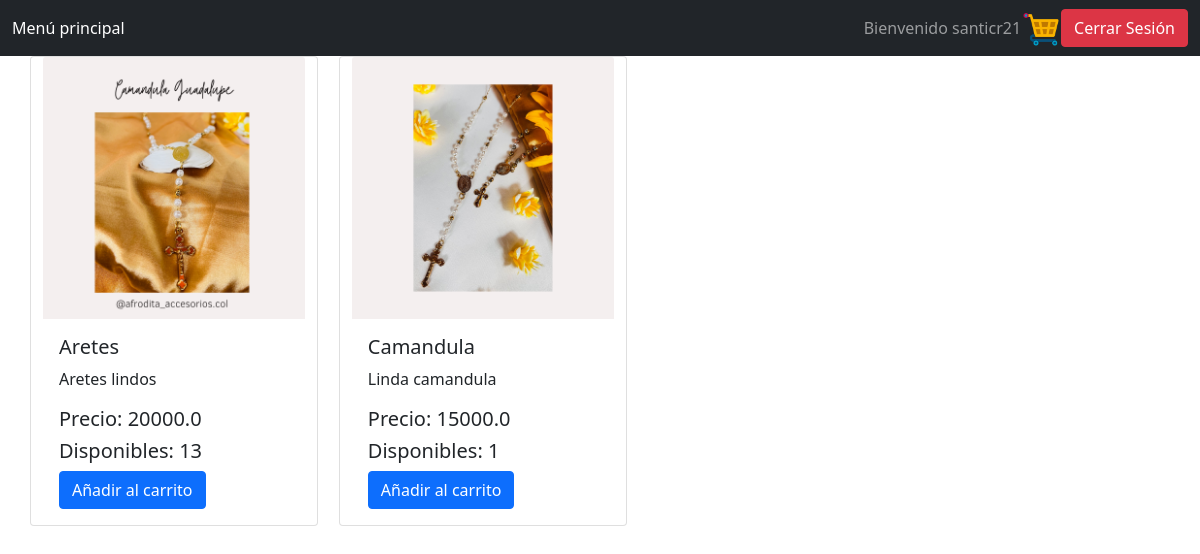
The app's page / (signed in), older data.
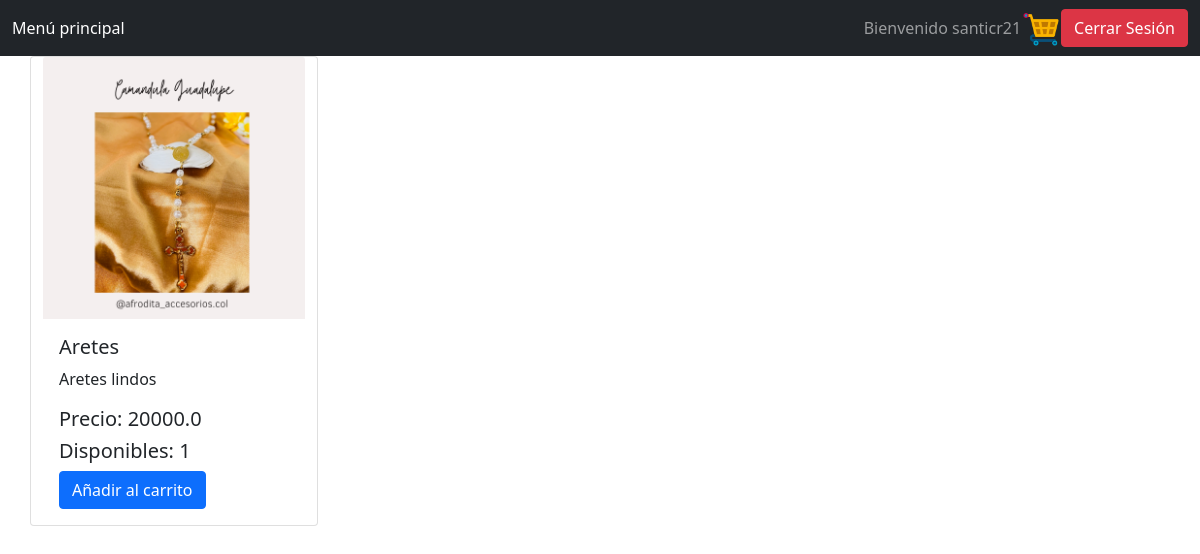
The same page, newer data.
### tables this page shows
CREATE TABLE Item (Id INTEGER PRIMARY KEY AUTOINCREMENT, Name TEXT, Quantity INT, Price REAL, Sold INT, Description TEXT, URL TEXT);

### app.py (the view)
@app.route('/')
def index():
    rows = readItem()
    flag = 0
    amount = 0
    user, admin = "", ""
    rows = list(map(list, rows))
    if "user" in session:
        user = session["user"]
        lst = readCart(user)
        lst = list(map(list, lst))
        for l in lst:
            ans = itemsToShow(l[1], l[2])
            for i in range(len(rows)):
                if rows[i][0] == l[1]:
                    rows[i][2] = ans
        amount = 0
        for it in lst:
            amount += it[2]
        flag = 1
    elif "admin" in session:
        admin = session["admin"]
        flag = 2
    return render_template('index.html', data = rows, user = user, flag = flag, admin = admin, amount = amount)

### controller.py (called while the page is built)
def readItem():
    conn = sqlite3.connect('items.db')
    cursor = conn.cursor()
    query1 = "SELECT * FROM item"
    rows = list(cursor.execute(query1))
    return rows

def readCart(user):
    conn = sqlite3.connect('items.db')
    cursor = conn.cursor()
    query1 = f"SELECT * FROM Cart WHERE User = '{user}'"
    rows = cursor.execute(query1)
    lst = list(rows)
    conn.close()
    return lst

### templates/index.html (shortened to what this page needs)
<!DOCTYPE html>
<html>
    <head>
        <link href="https://cdn.jsdelivr.net/npm/bootstrap@5.0.2/dist/css/bootstrap.min.css" rel="stylesheet">
    </head>
    <body>
        <nav class="navbar navbar-dark bg-dark">
            <div class="container-fluid">
                <ul class="navbar-nav me-auto mb-2 mb-lg-0">
                    <li class="nav-item">
                        <a class="nav-link active" aria-current="page" href="{{ url_for('index') }}">
                            Menú principal
                        </a>
                    </li>
                </ul>
                {% if flag == 0 %}
                    <a href="{{ (url_for('login')) }}">
                        <button type="submit" class="btn btn-success">Iniciar Sesión</button>
                    </a>
                    &nbsp&nbsp
                    <a href="{{ (url_for('register')) }}">
                        <button type="submit" class="btn btn-danger">Registrarse</button>
                    </a>
                {% elif flag == 1 %}
                    <span class="navbar-text">Bienvenido {{ user }} {% if amount > 0 %} {{ amount }} {% endif %}</span>
                    <a href="{{ url_for('cart') }}">
                        <img src="/static/cart.png" style="width: 2.5rem;">
                    </a>
                    <form action="{{ (url_for('logout')) }}">
                        <button type="submit" class="btn btn-danger">Cerrar Sesión</button>
                    </form>
                {% endif %}
            </div>
        </nav>
        <div class="container">
			<div class="row">
		        {% for row in data %}
                    {% if row[2] > 0%}
                        <div class="card" style="width: 18rem;">
                            <img src="{{ row[6] }}" class="card-img-top" alt="{{ row[1] }}">
                            <div class="card-body">
                                <h5 class="card-title">{{ row[1] }}</h5>
                                <p class="card-text">
                                    {{ row[5] }}
                                </p>
                                <h5>Precio: {{ row[3] }}</h5>
                                <h5>Disponibles: {{ row[2] }}</h5>
                                {% if user %}
                                <form action="{{ url_for('add_cart', itemId = row[0], user = user) }}">
                                    <button type="submit" class="btn btn-primary">Añadir al carrito</button>
                                </form>
                                {% endif %}
                            </div>
                        </div>
                    {% endif %}
		        {% endfor %}
		    </div>
		</div>
    </body>
</html>

Row changes from the older to the newer data that the page shows:
no longer on this page (row edited): Item: URL (picture), Name "Camandula", Description "Linda camandula", Price "15000.0", Quantity "1"
changed Item "Aretes": Quantity "13" → "1"
